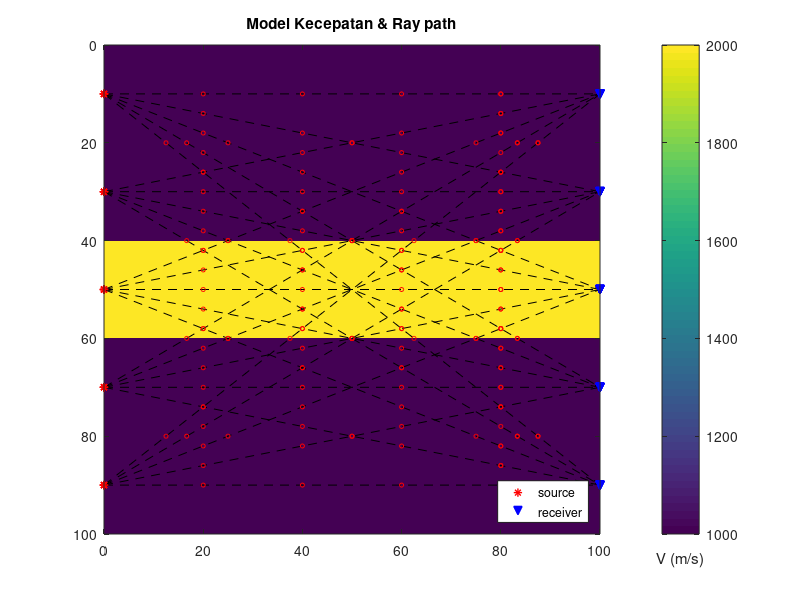
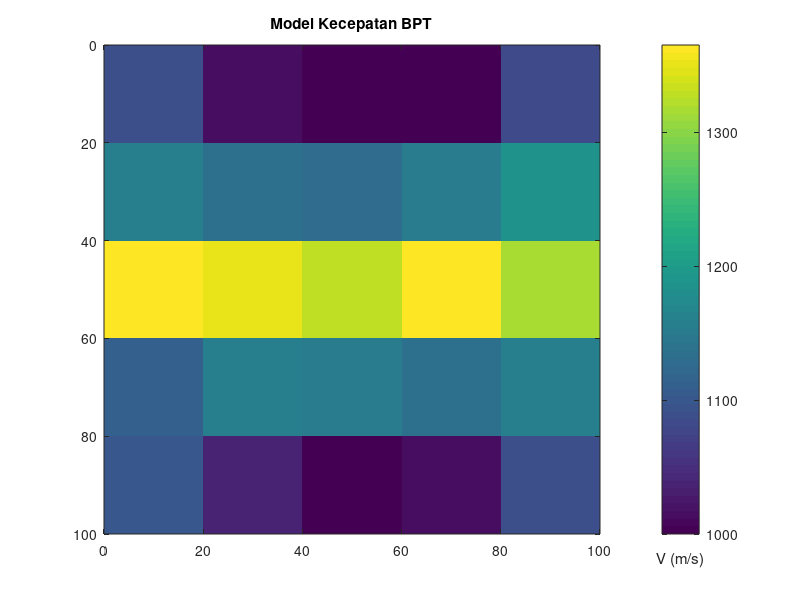
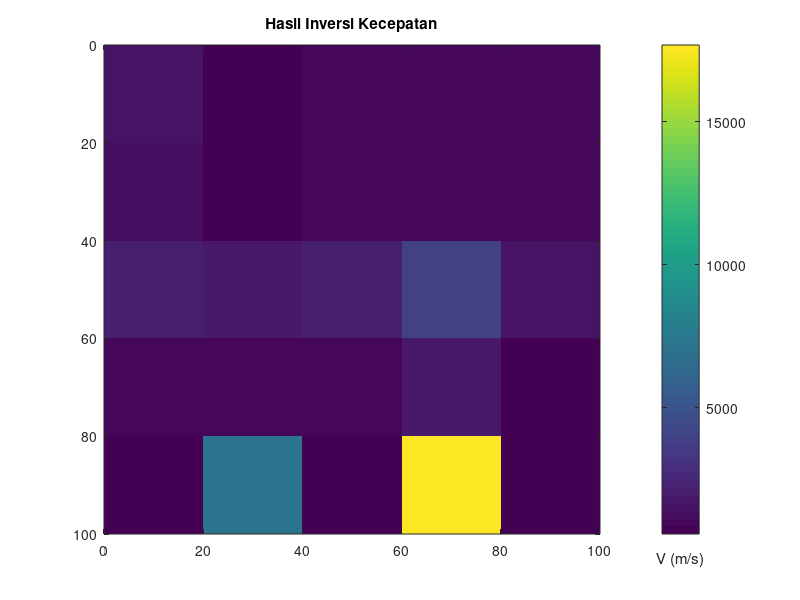
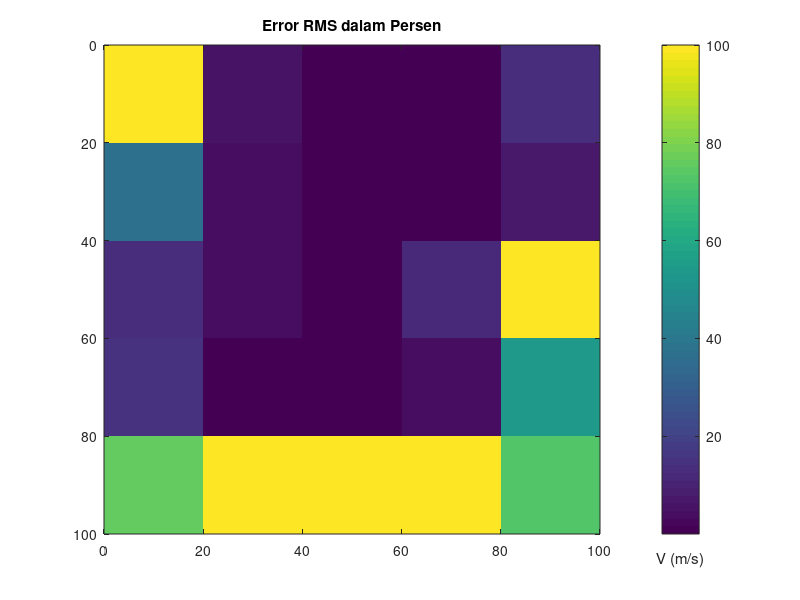

These figures' MATLAB source, in order:
clc;clear;
%% Forward Modeling

% gridding
x=linspace(0,100,6);y=linspace(0,100,6);
dx=abs(x(2)-x(1));dy=abs(y(2)-y(1));
xt=(min(x)+dx/2:dx:max(x)-dx/2);
yt=(min(y)+dy/2:dy:max(y)-dy/2);
nx=length(x)-1;
ny=length(y)-1;
kec=[1000 1000 1000 1000 1000 1000 1000 1000 1000 1000 2000 2000 2000 2000 2000 1000 1000 1000 1000 1000 1000 1000 1000 1000 1000]';
V=reshape(kec,[nx ny])';
figure()
imagesc(xt,yt,V)
set(gca,'YDir','reverse')
title('Model Kecepatan & Ray path')
xlabel(colorbar(), 'V (m/s)')
hold on

% posisi source dan receiver
rs=[zeros(ny,1) yt'];
rr=[ones(length(yt),1)*max(x) yt'];
L=zeros(1,nx*ny);
k=1;
for i=1:length(rs(:,1))
    xs=rs(i,1);
    ys=rs(i,2);
    for j=1:length(rr(:,1))
        xr=rr(j,1);
        yr=rr(j,2);
        yx=(yr-ys)/(xr-xs);
        cond=1;
        x1=xs;
        y1=ys;
        plot([xs xr],[ys yr],'k--')
        p1=plot(xs,ys,'*r','linewidth',1,'markerfacecolor','r')
        p2=plot(xr,yr,'vb','linewidth',1,'markerfacecolor','b')
        while cond==1
            ii=floor(abs((x1-min(x))/dx))+1;
            jj=floor(abs((y1-min(y))/dy))+1;
            if x1==max(x);
                ii=ii-1;
            elseif y1==max(y);
                jj=jj-1;
            end
            blok=ii+(jj-1)*nx;
            batasx=x(abs(x-x1)>0 & abs(x-x1)<abs(xr-x1) & abs(xr-x)<abs(xr-x1));
            batasy=y(abs(y-y1)>0 & abs(y-y1)<abs(yr-y1) & abs(yr-y)<abs(yr-y1));
            x_next=batasx(abs(batasx-x1)==min(abs(batasx-x1)) & abs(batasx-x1)>0); 
            y_next=batasy(abs(batasy-y1)==min(abs(batasy-y1)) & abs(batasy-y1)>0);
            if length(x_next)==1 && length(y_next)==1
                x_cal=x1+(y_next-y1)/yx;
                y_cal=y1+yx*(x_next-x1);
                if (abs(x_cal-x1) <= abs(x_next-x1)) 
                    l=sqrt((x_cal-x1)^2+(y_next-y1)^2);
                    x1=x_cal;y1=y_next;
                else
                    l=sqrt((x_next-x1)^2+(y_cal-y1)^2);
                    x1=x_next;y1=y_cal;
                end
            elseif length(x_next)==1 && isempty(y_next)
                y_cal=y1+yx*(x_next-x1);
                l=sqrt((x_next-x1)^2+(y_cal-y1)^2);
                x1=x_next;y1=y_cal;
            elseif isempty(x_next) && length(y_next)==1
                x_cal=x1+(y_next-y1)/yx;
                l=sqrt((x_cal-x1)^2+(y_next-y1)^2);
                x1=x_cal;y1=y_next;
            else
                l=sqrt((xr-x1)^2+(yr-y1)^2);
                cond=0;
            end
            plot(x1,y1,'or','MarkerSize',3)
            L(k,blok)=l;
            x_next=[];y_next=[];
        end
        k=k+1;   
    end
end
legend([p1,p2],'source','receiver','location','southeast')
hold off
Tobs=L*(1./kec);
nray=k-1;

%% Back Projection 
S_avg=zeros(nray,1);wL=L*0;
for i=1:nray
    S_avg(i)=Tobs(i)/sum(L(i,:));
    wL(i,:)=L(i,:)/sum(L(i,:));
end
S_i=zeros(length(kec),1);
n=100;
for i=1:length(kec)
    S_i(i)=(sum(L(:,i).*S_avg)/sum(L(:,i)));
end
Tcal=L*S_i;
Vcal=reshape(1./S_i,[nx ny])';
figure()
imagesc(xt,yt,Vcal)
set(gca,'YDir','reverse')
title('Model Kecepatan BPT')
xlabel(colorbar(), 'V (m/s)')

%% Inversion
Sinv=(L'*L)\L'*Tobs;
Vinv=reshape(1./Sinv,[nx ny])';
figure()
imagesc(xt,yt,Vinv)
set(gca,'YDir','reverse')
title('Hasil Inversi Kecepatan')
xlabel(colorbar(), 'V (m/s)')

%% ERROR
error=sqrt((Vinv-V).^2)
percent=error./max(error)*100
figure()
imagesc(xt,yt,percent)
set(gca,'YDir','reverse')
title('Error RMS dalam Persen')
xlabel(colorbar(), 'V (m/s)')
